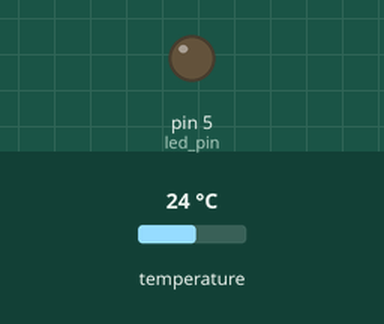
Recording of a program running on a simulated Arduino Nano, built with avr-gcc and run on an emulated ATmega328P. On the bench: output pins drawn as LEDs (lit = HIGH). The inputs (shaded band) are chosen by the test bench; at power-on: temperature 24 °C. No radio packets arrive unless stated.

Above: at 0.4 s.
At 1.3 s:
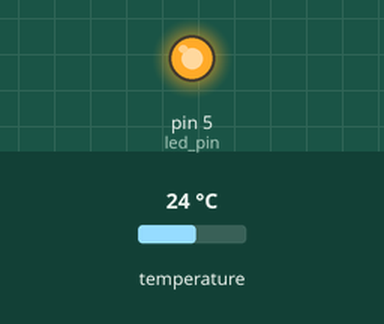
Timing chart, 0 to 6.3 s (numbered marks = the images above):
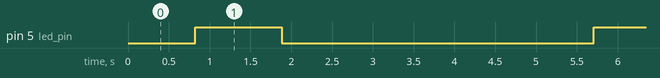

The program:

main.cpp
```cpp
// Arduino sensor to retrieve the temperature and send it through LoRa

// Dragino Lora SPI Pins
///                 Arduino      RFM95/96/97/98
///                 GND----------GND   (ground in)
///                 3V3----------3.3V  (3.3V in)
/// interrupt 0 pin D2-----------DIO0  (interrupt request out)
///          SS pin D10----------NSS   (chip select in)
///         SCK pin D13----------SCK   (SPI clock in)
///        MOSI pin D11----------MOSI  (SPI Data in)
///        MISO pin D12----------MISO  (SPI Data out)

#include <Arduino.h>

//Include required lib so Arduino can talk with the Lora Shield
#include <SPI.h>
#include <RH_RF95.h>

/* Dependancy for the bus 1-Wire */
// In here we have a DS18B20 temperature sensor
#include <OneWire.h>

// Singleton instance of the radio driver
RH_RF95 rf95;
int temp_pin = 4;
int led_pin = 5;
float temperature;
String datastring="";
char databuf[10];
uint8_t dataoutgoing[40];

/* Return codes for the function getTemperature() */
enum DS18B20_RCODES {
    READ_OK,  // Reading ok
    NO_SENSOR_FOUND,  // No Sensor
    INVALID_ADDRESS,  // Received address unvalid
    INVALID_SENSOR  // Sensor unvalid (not a DS18B20)
};

/* OneWire object */
OneWire ds(temp_pin);

byte getTemperature(float *temperature, byte reset_search);

void setup()
{
    Serial.begin(9600);
    if (!rf95.init())
    Serial.println("init failed");
    // Defaults after init are 868.0Mhz, 13dBm, Bw = 125 kHz, Cr = 4/5,
    //                         Sf = 128chips/symbol, CRC on
    // Can be changed in RH_RF95.cpp

    pinMode(led_pin, OUTPUT);
}

void loop()
{
    /* Read ambient temperature at ~1Hz */
    if (getTemperature(&temperature, true) != READ_OK) {
        Serial.println(F("Erreur de lecture du capteur"));
        return;
    }

    /* Print temperature (for debug purpose) */
    // Serial.print("Temperature : ");
    // Serial.print(temperature, 2);
    // Serial.print("C");
    // Serial.println();
    //
    // Serial.println("Sending to rf95_server");

    digitalWrite(led_pin, HIGH);
    datastring = "";
    datastring += "{\"id\": \"serre001\", \"temp\": ";
    datastring += dtostrf(temperature, 4, 2, databuf);
    datastring += "}";
    strcpy((char *)dataoutgoing,datastring.c_str());

    rf95.send(dataoutgoing, sizeof(dataoutgoing));
    rf95.waitPacketSent();

    delay(1000);
    digitalWrite(led_pin, LOW);
    delay(3000);
}

/**
* Reading from a sensor DS18B20.
*/
byte getTemperature(float *temperature, byte reset_search) {
    byte data[9], addr[8];
    // data[] : Data read from the scratchpad
    // addr[] : Detected address for the bus onewire

    /* Reset the bus 1-Wire if necessary (needed to read the first sensor) */
    if (reset_search)
        ds.reset_search();

    if (!ds.search(addr))
        return NO_SENSOR_FOUND;

    if (OneWire::crc8(addr, 7) != addr[7])
        return INVALID_ADDRESS; // CRC is not valid

    if (addr[0] != 0x28) // address 0x28 for DS18B20 and 0x10 for DS18S20
        return INVALID_SENSOR; // Device family not recognized

    /* Reset the bus 1-Wire and select the sensor */
    ds.reset();
    ds.select(addr);

    /* Start a measurement and wait for the end of it */
    ds.write(0x44, 1); // start conversion, with parasite power on at the end
    delay(800);

    /* Reset the bus 1-Wire, select the sensor and send a request to the scratchpad */
    ds.reset();
    ds.select(addr);
    ds.write(0xBE);  // Read Scratchpad

    /* Read the scratchpad */
    for (byte i = 0; i < 9; i++)
        data[i] = ds.read();

    /* Calculate the temperature in degree celsius */
    *temperature = (int16_t) ((data[1] << 8) | data[0]) * 0.0625;

    return READ_OK;
}
```

Measured:
- by itself, pin 5 (led_pin): alternates HIGH for 1.1 s and LOW for 3.8 s
